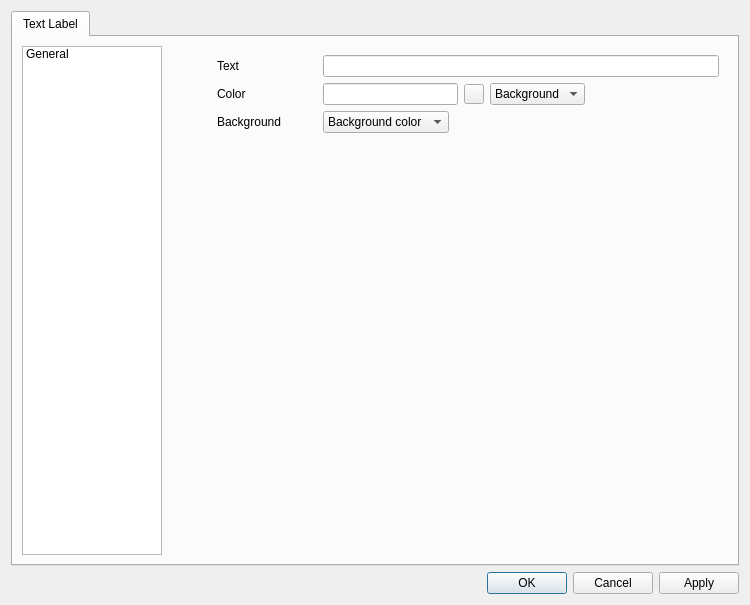
<?xml version="1.0" encoding="UTF-8"?>
<ui version="4.0">
 <class>TextLabelEditor</class>
 <widget class="QDialog" name="TextLabelEditor">
  <property name="geometry">
   <rect>
    <x>0</x>
    <y>0</y>
    <width>750</width>
    <height>605</height>
   </rect>
  </property>
  <property name="minimumSize">
   <size>
    <width>750</width>
    <height>550</height>
   </size>
  </property>
  <property name="windowTitle">
   <string>Text Label</string>
  </property>
  <layout class="QVBoxLayout" name="verticalLayout_2">
   <item>
    <widget class="QTabWidget" name="tabWidget">
     <property name="currentIndex">
      <number>0</number>
     </property>
     <widget class="QWidget" name="tab">
      <attribute name="title">
       <string>Text Label</string>
      </attribute>
      <layout class="QHBoxLayout" name="horizontalLayout_4">
       <item>
        <widget class="QListWidget" name="listWidget">
         <property name="minimumSize">
          <size>
           <width>140</width>
           <height>0</height>
          </size>
         </property>
         <property name="maximumSize">
          <size>
           <width>140</width>
           <height>16777215</height>
          </size>
         </property>
         <property name="editTriggers">
          <set>QAbstractItemView::NoEditTriggers</set>
         </property>
         <property name="currentRow">
          <number>-1</number>
         </property>
         <item>
          <property name="text">
           <string>General</string>
          </property>
         </item>
        </widget>
       </item>
       <item>
        <widget class="QStackedWidget" name="stackedWidget">
         <widget class="QWidget" name="page">
          <layout class="QVBoxLayout" name="verticalLayout">
           <item>
            <layout class="QHBoxLayout" name="horizontalLayout">
             <item>
              <spacer name="horizontalSpacer_5">
               <property name="orientation">
                <enum>Qt::Horizontal</enum>
               </property>
               <property name="sizeType">
                <enum>QSizePolicy::Fixed</enum>
               </property>
               <property name="sizeHint" stdset="0">
                <size>
                 <width>40</width>
                 <height>20</height>
                </size>
               </property>
              </spacer>
             </item>
             <item>
              <widget class="QLabel" name="label">
               <property name="minimumSize">
                <size>
                 <width>100</width>
                 <height>0</height>
                </size>
               </property>
               <property name="text">
                <string>Text</string>
               </property>
              </widget>
             </item>
             <item>
              <widget class="QLineEdit" name="textLineEdit"/>
             </item>
            </layout>
           </item>
           <item>
            <layout class="QHBoxLayout" name="horizontalLayout_2">
             <item>
              <spacer name="horizontalSpacer_7">
               <property name="orientation">
                <enum>Qt::Horizontal</enum>
               </property>
               <property name="sizeType">
                <enum>QSizePolicy::Fixed</enum>
               </property>
               <property name="sizeHint" stdset="0">
                <size>
                 <width>40</width>
                 <height>20</height>
                </size>
               </property>
              </spacer>
             </item>
             <item>
              <widget class="QLabel" name="label_9">
               <property name="minimumSize">
                <size>
                 <width>100</width>
                 <height>0</height>
                </size>
               </property>
               <property name="text">
                <string>Color</string>
               </property>
              </widget>
             </item>
             <item>
              <widget class="ColorLineEdit" name="colorLineEdit"/>
             </item>
             <item>
              <widget class="QToolButton" name="colorToolButton">
               <property name="maximumSize">
                <size>
                 <width>20</width>
                 <height>20</height>
                </size>
               </property>
               <property name="text">
                <string/>
               </property>
               <property name="icon">
                <iconset>
                 <normaloff>:/icons8_paint_palette_50px.png</normaloff>:/icons8_paint_palette_50px.png</iconset>
               </property>
              </widget>
             </item>
             <item>
              <widget class="QComboBox" name="colorModeComboBox">
               <property name="minimumSize">
                <size>
                 <width>90</width>
                 <height>0</height>
                </size>
               </property>
               <item>
                <property name="text">
                 <string>Background</string>
                </property>
               </item>
               <item>
                <property name="text">
                 <string>Foreground</string>
                </property>
               </item>
              </widget>
             </item>
             <item>
              <spacer name="horizontalSpacer_8">
               <property name="orientation">
                <enum>Qt::Horizontal</enum>
               </property>
               <property name="sizeHint" stdset="0">
                <size>
                 <width>40</width>
                 <height>20</height>
                </size>
               </property>
              </spacer>
             </item>
            </layout>
           </item>
           <item>
            <layout class="QHBoxLayout" name="horizontalLayout_9">
             <item>
              <spacer name="horizontalSpacer_4">
               <property name="orientation">
                <enum>Qt::Horizontal</enum>
               </property>
               <property name="sizeType">
                <enum>QSizePolicy::Fixed</enum>
               </property>
               <property name="sizeHint" stdset="0">
                <size>
                 <width>40</width>
                 <height>20</height>
                </size>
               </property>
              </spacer>
             </item>
             <item>
              <widget class="QLabel" name="label_8">
               <property name="minimumSize">
                <size>
                 <width>100</width>
                 <height>0</height>
                </size>
               </property>
               <property name="text">
                <string>Background</string>
               </property>
              </widget>
             </item>
             <item>
              <widget class="QComboBox" name="backgroundComboBox">
               <item>
                <property name="text">
                 <string>Background color</string>
                </property>
               </item>
               <item>
                <property name="text">
                 <string>Transparent</string>
                </property>
               </item>
              </widget>
             </item>
             <item>
              <spacer name="horizontalSpacer_6">
               <property name="orientation">
                <enum>Qt::Horizontal</enum>
               </property>
               <property name="sizeHint" stdset="0">
                <size>
                 <width>40</width>
                 <height>20</height>
                </size>
               </property>
              </spacer>
             </item>
            </layout>
           </item>
           <item>
            <spacer name="verticalSpacer">
             <property name="orientation">
              <enum>Qt::Vertical</enum>
             </property>
             <property name="sizeHint" stdset="0">
              <size>
               <width>20</width>
               <height>40</height>
              </size>
             </property>
            </spacer>
           </item>
          </layout>
         </widget>
         <widget class="QWidget" name="page_2"/>
        </widget>
       </item>
      </layout>
     </widget>
    </widget>
   </item>
   <item>
    <widget class="QDialogButtonBox" name="buttonBox">
     <property name="orientation">
      <enum>Qt::Horizontal</enum>
     </property>
     <property name="standardButtons">
      <set>QDialogButtonBox::Apply|QDialogButtonBox::Cancel|QDialogButtonBox::Ok</set>
     </property>
    </widget>
   </item>
  </layout>
 </widget>
 <customwidgets>
  <customwidget>
   <class>ColorLineEdit</class>
   <extends>QLineEdit</extends>
   <header>common/color_line_edit.h</header>
  </customwidget>
 </customwidgets>
 <resources/>
 <connections>
  <connection>
   <sender>buttonBox</sender>
   <signal>accepted()</signal>
   <receiver>TextLabelEditor</receiver>
   <slot>accept()</slot>
   <hints>
    <hint type="sourcelabel">
     <x>248</x>
     <y>254</y>
    </hint>
    <hint type="destinationlabel">
     <x>157</x>
     <y>274</y>
    </hint>
   </hints>
  </connection>
  <connection>
   <sender>buttonBox</sender>
   <signal>rejected()</signal>
   <receiver>TextLabelEditor</receiver>
   <slot>reject()</slot>
   <hints>
    <hint type="sourcelabel">
     <x>316</x>
     <y>260</y>
    </hint>
    <hint type="destinationlabel">
     <x>286</x>
     <y>274</y>
    </hint>
   </hints>
  </connection>
 </connections>
</ui>
